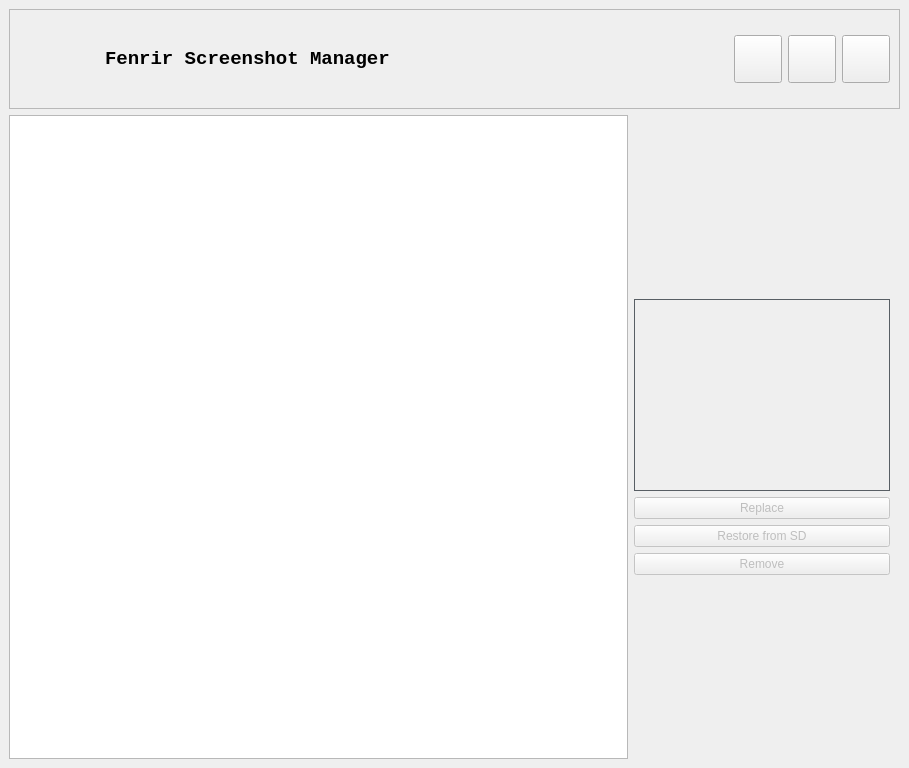
<?xml version="1.0" encoding="UTF-8"?>
<ui version="4.0">
 <class>MainWindow</class>
 <widget class="QMainWindow" name="MainWindow">
  <property name="geometry">
   <rect>
    <x>0</x>
    <y>0</y>
    <width>909</width>
    <height>768</height>
   </rect>
  </property>
  <property name="windowTitle">
   <string>Fenrir Screenshot Manager</string>
  </property>
  <property name="windowIcon">
   <iconset>
    <normaloff>logo.svg</normaloff>logo.svg</iconset>
  </property>
  <widget class="QWidget" name="centralwidget">
   <layout class="QVBoxLayout" name="verticalLayout">
    <item>
     <widget class="TitleFrame" name="titleFrame">
      <property name="styleSheet">
       <string notr="true"/>
      </property>
      <property name="frameShape">
       <enum>QFrame::StyledPanel</enum>
      </property>
      <property name="frameShadow">
       <enum>QFrame::Raised</enum>
      </property>
      <layout class="QHBoxLayout" name="horizontalLayout_3">
       <item>
        <widget class="QLabel" name="fenrirLogo">
         <property name="minimumSize">
          <size>
           <width>80</width>
           <height>80</height>
          </size>
         </property>
         <property name="maximumSize">
          <size>
           <width>80</width>
           <height>80</height>
          </size>
         </property>
         <property name="text">
          <string/>
         </property>
         <property name="pixmap">
          <pixmap>logo.svg</pixmap>
         </property>
         <property name="scaledContents">
          <bool>true</bool>
         </property>
        </widget>
       </item>
       <item>
        <widget class="QLabel" name="titleLabel">
         <property name="font">
          <font>
           <family>Consolas</family>
           <pointsize>14</pointsize>
          </font>
         </property>
         <property name="autoFillBackground">
          <bool>false</bool>
         </property>
         <property name="text">
          <string>&lt;html&gt;&lt;head/&gt;&lt;body&gt;&lt;p&gt;&lt;span style=&quot; font-weight:600;&quot;&gt;Fenrir Screenshot Manager&lt;/span&gt;&lt;/p&gt;&lt;/body&gt;&lt;/html&gt;</string>
         </property>
         <property name="scaledContents">
          <bool>false</bool>
         </property>
        </widget>
       </item>
       <item>
        <spacer name="horizontalSpacer">
         <property name="orientation">
          <enum>Qt::Horizontal</enum>
         </property>
         <property name="sizeHint" stdset="0">
          <size>
           <width>40</width>
           <height>20</height>
          </size>
         </property>
        </spacer>
       </item>
       <item>
        <widget class="QPushButton" name="configButton">
         <property name="minimumSize">
          <size>
           <width>48</width>
           <height>48</height>
          </size>
         </property>
         <property name="toolTip">
          <string>Settings</string>
         </property>
         <property name="text">
          <string/>
         </property>
         <property name="icon">
          <iconset>
           <normaloff>settings.svg</normaloff>settings.svg</iconset>
         </property>
        </widget>
       </item>
       <item>
        <widget class="QPushButton" name="writeImagesButton">
         <property name="minimumSize">
          <size>
           <width>48</width>
           <height>48</height>
          </size>
         </property>
         <property name="toolTip">
          <string>Write changes to disk</string>
         </property>
         <property name="text">
          <string/>
         </property>
         <property name="icon">
          <iconset>
           <normaloff>save.svg</normaloff>save.svg</iconset>
         </property>
        </widget>
       </item>
       <item>
        <widget class="QPushButton" name="quitButton">
         <property name="minimumSize">
          <size>
           <width>48</width>
           <height>48</height>
          </size>
         </property>
         <property name="toolTip">
          <string>Quit</string>
         </property>
         <property name="text">
          <string/>
         </property>
         <property name="icon">
          <iconset>
           <normaloff>log-out.svg</normaloff>log-out.svg</iconset>
         </property>
        </widget>
       </item>
      </layout>
     </widget>
    </item>
    <item>
     <layout class="QHBoxLayout" name="horizontalLayout_2">
      <property name="leftMargin">
       <number>0</number>
      </property>
      <item>
       <widget class="QListWidget" name="gameList"/>
      </item>
      <item>
       <layout class="QVBoxLayout" name="verticalLayout_2">
        <property name="rightMargin">
         <number>10</number>
        </property>
        <item>
         <spacer name="verticalSpacer">
          <property name="orientation">
           <enum>Qt::Vertical</enum>
          </property>
          <property name="sizeHint" stdset="0">
           <size>
            <width>20</width>
            <height>40</height>
           </size>
          </property>
         </spacer>
        </item>
        <item>
         <widget class="QLabel" name="thumbnailLabel">
          <property name="minimumSize">
           <size>
            <width>256</width>
            <height>192</height>
           </size>
          </property>
          <property name="styleSheet">
           <string notr="true">border: 1px solid #585e64;</string>
          </property>
          <property name="text">
           <string/>
          </property>
         </widget>
        </item>
        <item>
         <widget class="QPushButton" name="thumbnailDownloadButton">
          <property name="enabled">
           <bool>false</bool>
          </property>
          <property name="text">
           <string>Replace</string>
          </property>
         </widget>
        </item>
        <item>
         <widget class="QPushButton" name="thumbnailRestoreButton">
          <property name="enabled">
           <bool>false</bool>
          </property>
          <property name="text">
           <string>Restore from SD</string>
          </property>
         </widget>
        </item>
        <item>
         <widget class="QPushButton" name="thumbnailRemoveButton">
          <property name="enabled">
           <bool>false</bool>
          </property>
          <property name="text">
           <string>Remove</string>
          </property>
         </widget>
        </item>
        <item>
         <spacer name="verticalSpacer_2">
          <property name="orientation">
           <enum>Qt::Vertical</enum>
          </property>
          <property name="sizeHint" stdset="0">
           <size>
            <width>20</width>
            <height>40</height>
           </size>
          </property>
         </spacer>
        </item>
       </layout>
      </item>
     </layout>
    </item>
   </layout>
  </widget>
  <widget class="QMenuBar" name="menubar">
   <property name="geometry">
    <rect>
     <x>0</x>
     <y>0</y>
     <width>909</width>
     <height>31</height>
    </rect>
   </property>
  </widget>
 </widget>
 <customwidgets>
  <customwidget>
   <class>TitleFrame</class>
   <extends>QFrame</extends>
   <header>libs.TitleFrame</header>
   <container>1</container>
  </customwidget>
 </customwidgets>
 <resources/>
 <connections/>
</ui>
